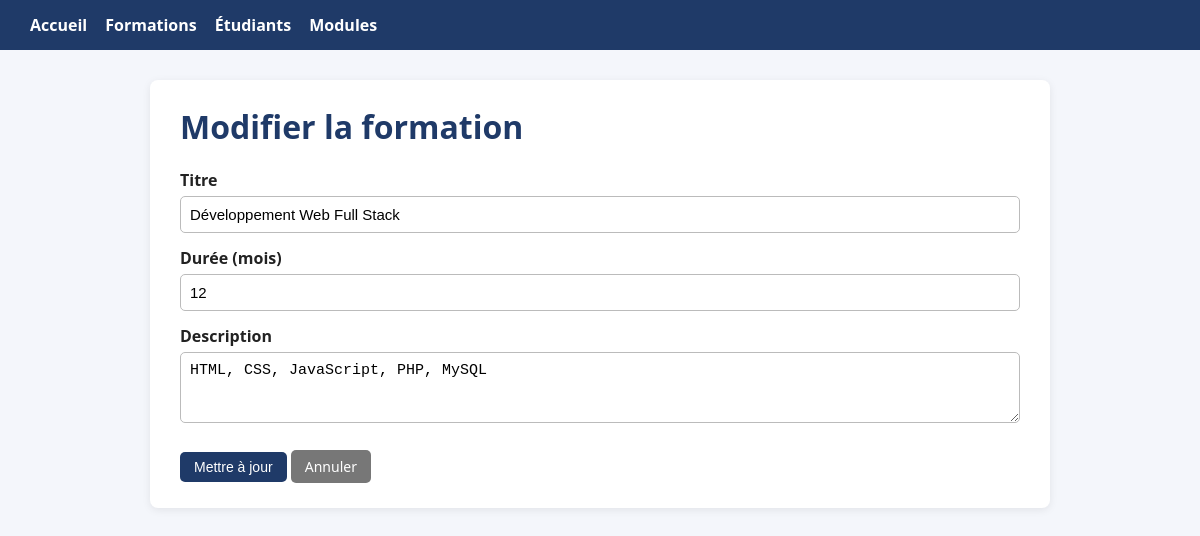
The page /formations/edit.php?id=1 on the database its author committed.
### tables this page shows
CREATE TABLE formations (
    id_formation INT AUTO_INCREMENT PRIMARY KEY,
    titre        VARCHAR(100) NOT NULL,
    duree_mois   INT NOT NULL,
    description  TEXT
);

### database/connexion.php (called while the page is built, shortened)
<?php
function h($valeur)
{
    return htmlspecialchars((string) $valeur, ENT_QUOTES, 'UTF-8');
}

### formations/edit.php (the view, shortened to what this page needs)
<?php require_once '../database/connexion.php'; ?>
<!DOCTYPE html>
<html lang="fr"><head><meta charset="UTF-8"><title>Modifier une formation</title>
<link rel="stylesheet" href="../assets/css/style.css"></head>
<body>
<header><a href="../index.php">Accueil</a><a href="../formations/index.php">Formations</a><a href="../etudiants/index.php">Étudiants</a><a href="../modules/index.php">Modules</a></header>
<main>
<?php
$id = (int) ($_GET['id'] ?? 0);
$stmt = $pdo->prepare("SELECT * FROM formations WHERE id_formation = ?");
$stmt->execute([$id]);
$formation = $stmt->fetch(PDO::FETCH_ASSOC);
?>
<h1>Modifier la formation</h1>
<form method="POST">
  <label>Titre</label><input type="text" name="titre" required value="<?= h($formation['titre']) ?>">
  <label>Durée (mois)</label><input type="number" name="duree_mois" min="1" required value="<?= h($formation['duree_mois']) ?>">
  <label>Description</label><textarea name="description" rows="3"><?= h($formation['description']) ?></textarea>
  <br><br><button class="btn" type="submit">Mettre à jour</button> <a class="btn btn-sec" href="index.php">Annuler</a>
</form>
</main></body></html>

### assets/css/style.css (style rules this page uses)
* { box-sizing:border-box }
body { font-family:Segoe UI,Arial,sans-serif;background:#f4f6fb;margin:0;color:#222 }
header { background:#1f3a68;color:#fff;padding:14px 30px }
header a { color:#fff;text-decoration:none;margin-right:18px;font-weight:600 }
main { max-width:900px;margin:30px auto;background:#fff;padding:25px 30px;border-radius:8px;box-shadow:0 2px 8px rgba(0,0,0,.08) }
h1 { margin-top:0;color:#1f3a68 }
.btn { display:inline-block;padding:7px 14px;border-radius:5px;background:#1f3a68;color:#fff;text-decoration:none;border:0;cursor:pointer;font-size:14px }
.btn-sec { background:#777 }
form label { display:block;margin-top:14px;font-weight:600 }
form input,form select,form textarea { width:100%;padding:9px;margin-top:5px;border:1px solid #bbb;border-radius:5px;font-size:15px }

### rows shown on the page
formations: titre "Développement Web Full Stack", duree_mois "12", description "HTML, CSS, JavaScript, PHP, MySQL"
